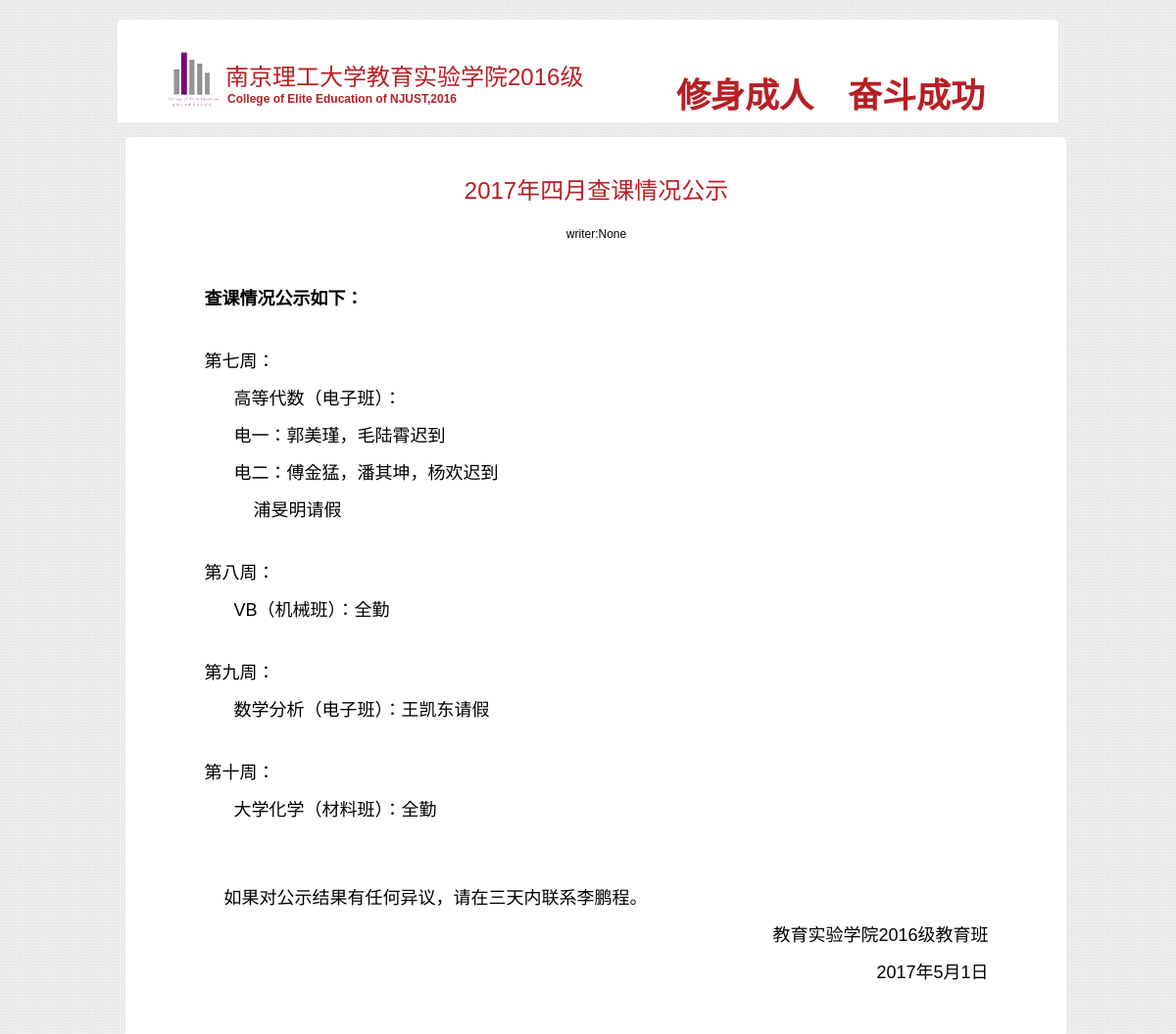
Page /page/41 on the committed database.
### app/modles.py (models this page shows, shortened)
class Post(db.Model):
	__tablename__ = 'posts'
	id = db.Column(db.Integer,primary_key=True)
	title = db.Column(db.Text)
	body = db.Column(db.Text)
	timestamp = db.Column(db.DateTime,index=True,default=datetime.utcnow)
	classify_id = db.Column(db.Integer,db.ForeignKey('articles.id'))
	author_id = db.Column(db.Integer,db.ForeignKey('users.id'))
	ifenclosure = db.Column(db.Boolean,default=False)
	enclosure = db.Column(db.Text)
	enclosurestore = db.Column(db.Text)

class User(UserMixin,db.Model):
	__tablename__='users'
	id = db.Column(db.Integer,primary_key=True)
	email = db.Column(db.String(64),unique=True,index=True)
	username = db.Column(db.String(64),unique=True,index=True)
	role_id = db.Column(db.Integer,db.ForeignKey('roles.id'))
	password_hash = db.Column(db.String(128))
	confirmed = db.Column(db.Boolean,default=False)
	name = db.Column(db.String(64))
	location = db.Column(db.String(64))
	about_me = db.Column(db.Text())
	member_since = db.Column(db.DateTime(),default=datetime.utcnow)
	last_seen = db.Column(db.DateTime(),default=datetime.utcnow)
	posts = db.relationship('Post',backref='author',lazy='dynamic')
	@property
	def password(self):
		raise AttributeError('password is not a readable attribute')

### app/main/views.py (the view)
@main.route('/page/<pageid>')
def page(pageid):
	post = Post.query.filter_by(id=pageid).first()
	if post is None:
		return render_template('404.html')
	return render_template('page.html',post=post)

### app/auth/views.py (called while the page is built)
@auth.before_app_request
def before_requeset():
	if current_user.is_authenticated:
		current_user.ping()
		if not current_user.confirmed and request.endpoint[:5] != 'auth.':
			return redirect(url_for('auth.unconfirmed'))

### app/main/__init__.py (called while the page is built)
@main.app_context_processor
def inject_permissions():
	return dict(Permission=Permission)

### app/modles.py (called while the page is built)
	def is_administrator(self):
		return False

### app/templates/page.html (shortened to what this page needs)
{% extends "bases.html" %}
{% block body %}
{{ super() }}
<div id="wrap">
    <div class="top_corner"></div>
    <div id="main_container">
        <div class="center_content">
	<div class="wide_content">
            	<h2><center><font size="+2">{{ post.title }}</font></center></h2>
		<p><center>writer:{{ post.author.name }}<center></p>
</div><div class="center_content1"><li id="page">{{ post.body|safe }}
		</div>
    </div>
</div>
{% endblock %}

### app/static/style.css (style rules this page uses)
body { background:url(images/bg.gif) repeat; margin:0px; padding:0px; font-size:12px; font-family:Arial, Helvetica, sans-serif; color:#000; }
h2 { padding:0px 0 10px 0; margin:0px; color:#B52025; font-size:20px; font-weight:normal; }
#wrap { width:977px; margin:20px auto auto auto; }
.top_corner { width:976px; height:15px; background:url(images/top_bg.gif) no-repeat center bottom; }
#main_container { width:977px; background:url(images/center_bg_repeat.gif) repeat-y center; }
ul, li { padding:0px; margin:0px; list-style:none; }
.center_content { width:960px; clear:both; margin:auto; padding:10px 0 20px 0; }
.center_content1 { width:800px; clear:both; margin:auto; padding:10px 0 20px 0; }
.wide_content { width:800px; clear:both; padding:10px 80px; }

### rows in the picture
Post: title "2017年四月查课情况公示", body "查课情况公示如下： 第七周： 高等代数（电子班）： 电一：郭美瑾，毛陆霄迟到 电二：傅金猛，潘其坤，杨欢迟到 浦旻明请假 第八周： VB（机械班）：全勤 第九周： 数学分析（电子班）：王凯东请假 第十周： 大学化学（材料班）：全勤 如果对公示结果有任何异议，请在三天内联系李鹏程。 教育实验学院2016级教育班 2017年5月1日"
User: author.name "None"
